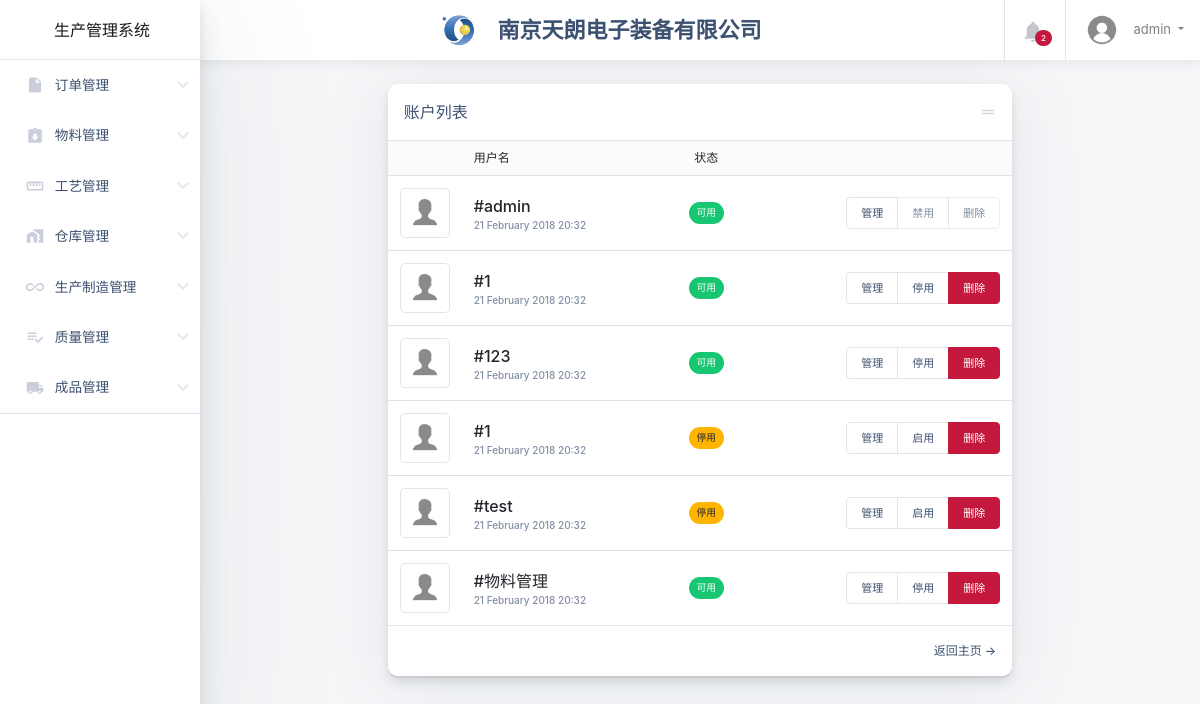
Before: /user.php (signed in) with the older database file.
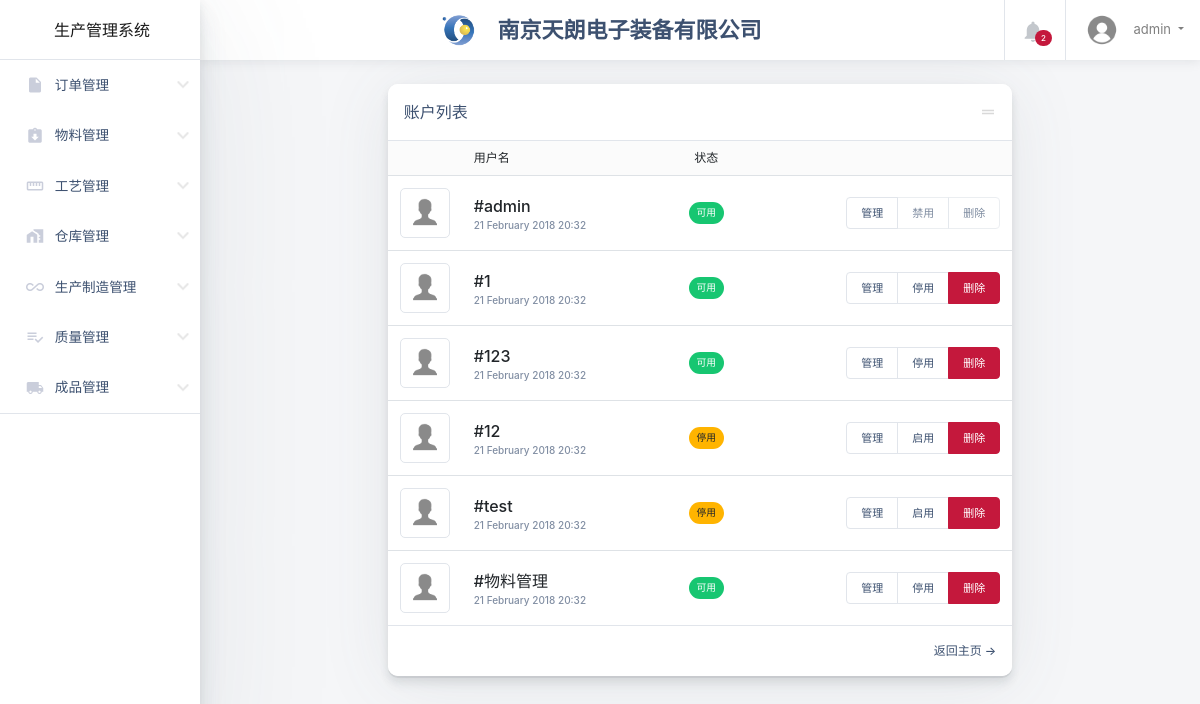
After: the same page with the newer database file.
### tables this page shows
CREATE TABLE `user` (
  `user_id` int(11) NOT NULL,
  `user_name` varchar(255) DEFAULT NULL,
  `user_password` varchar(255) DEFAULT NULL,
  `admin` bit(1) DEFAULT b'0',
  `order` bit(1) DEFAULT b'0',
  `usable` bit(1) DEFAULT b'1'
);

### user.php (the view, shortened to what this page needs)
<!DOCTYPE html>
<html class="no-js h-100" lang="zh-CN">
<head>
  <?php include('head.php') ?>
</head>
<body class="h-100">
  <div class="container-fluid">
    <div class="row">
      <?php include('sidebar.php') ?>
      <main class="main-content col-lg-10 col-md-9 col-sm-12 p-0 offset-lg-2 offset-md-3">
        <div class="main-navbar sticky-top bg-white">
          <?php include('navbar.php') ?>
        </div>
        <div class="main-content-container container-fluid px-4 mb-4">
          <div class="row">
            <div class="col-lg-8 mx-auto mt-4">
              <div class="card card-small  h-100">
                <div class="card-header border-bottom">
                  <h6 class="m-0">账户列表</h6>
                  <div class="block-handle"></div>
                </div>
                <div class="card-body p-0">
                  <div class="container-fluid px-0">
                    <table class="table mb-0 lo-stats">
                      <thead class="py-2 bg-light text-semibold border-bottom">
                        <tr>
                          <th></th>
                          <th>用户名</th>
                          <th class="text-center">状态</th>
                          <th class="text-right"></th>
                        </tr>
                      </thead>
                      <tbody>
                        <?php
                        require_once('conn.php');
                        $sql1="select * from user where admin=1";
                        $sql0="select * from user where admin=0";
                        $result1=mysqli_query($conn,$sql1);
                        $result0=mysqli_query($conn,$sql0);
                        $loginNum1=mysqli_num_rows($result1);
                        $loginNum0=mysqli_num_rows($result0);
                        for($i=0; $i<$loginNum1; $i++){
                          $row1 = mysqli_fetch_assoc($result1);
                          echo "<tr>";
                          echo "<td class='lo-stats__image'>
                          <img class='border rounded' src='images/avatars/admin.png'>
                          </td>";
                          echo "<td class='lo-stats__order-details'>
                          <span>#{$row1['user_name']}</span>
                          <span>21 February 2018 20:32</span>
                          </td>";
                          echo "<td class='lo-stats__status'>
                          <div class='d-table mx-auto'>
                          <span class='badge badge-pill badge-success'>可用</span>
                          </div>
                          </td>";
                          echo "<td class='lo-stats__actions'>
                          <div class='btn-group d-table ml-auto' role='group' aria-label='Basic example'>
                          <button type='button' class='btn btn-sm btn-white'>管理</button>
                          <button type='submit' class='btn btn-sm btn-white' disabled>禁用</button>
                          <button type='button' class='btn btn-sm btn-white' disabled>删除</button>
                          </div>
                          </td>";
                          echo "</tr>";
                        };
                        for($i=0; $i<$loginNum0; $i++){
                          $row0 = mysqli_fetch_assoc($result0);
                          echo "<tr>";
                          echo "<td class='lo-stats__image'>
                          <img class='border rounded' src='images/avatars/admin.png'>
                          </td>";
                          echo "<td class='lo-stats__order-details'>
                          <span>#{$row0['user_name']}</span>
                          <span>21 February 2018 20:32</span>
                          </td>";
                          if ($row0['usable']==1) {
                            echo "<td class='lo-stats__status'>
                            <div class='d-table mx-auto'>
                            <span class='badge badge-pill badge-success'>可用</span>
                            </div>
                            </td>";
                            echo "<td class='lo-stats__actions'>
                            <form action='javascript:usable({$row0['user_id']})' method='post' id='u{$i}'>
                            </form>
                            <form action='user-edit.php?id={$row0['user_id']}' method='post' id='e{$i}'>
                            </form>
                            <div class='btn-group d-table ml-auto' role='group' aria-label='Basic example'>
                            <button form='e{$i}' type='submit' class='btn btn-sm btn-white'>管理</button>
                            <button form='u{$i}' type='submit' class='btn btn-sm btn-white'>停用</button>
                            <button type='button' class='btn btn-sm btn-danger'>删除</button>
                            </div>
                            </td>";
                          }else{
                            echo "<td class='lo-stats__status'>
                            <div class='d-table mx-auto'>
                            <span class='badge badge-pill badge-warning'>停用</span>
                            </div>
                            </td>";
                            echo "<td class='lo-stats__actions'>
                            <form action='javascript:usable({$row0['user_id']})' method='post' id='u{$i}'>
                            </form>
                            <div class='btn-group d-table ml-auto' role='group' aria-label='Basic example'>
                            <button type='button' class='btn btn-sm btn-white'>管理</button>
                            <button form='u{$i}' type='submit' class='btn btn-sm btn-white'>启用</button>
                            <button type='button' class='btn btn-sm btn-danger'>删除</button>
                            </div>
                            </td>";
                          }
                          echo "</tr>";
                        }
                        ?>
                      </tbody>
                    </table>
                  </div>
                </div>
                <div class="card-footer border-top">
                  <div class="row">
                    <div class="col text-right view-report">
                      <a href="order.php">返回主页 &rarr;</a>
                    </div>
                  </div>
                </div>
              </div>
            </div>
          </div>
        </div>
      </main>
    </div>
  </div>
</body>
</html>

### head.php (shortened to what this page needs)
<link rel="stylesheet" href="styles/all.css">
<link rel="stylesheet" href="styles/icon.css">
<link rel="stylesheet" href="styles/bootstrap.css">
<link rel="stylesheet" href="styles/shards-dashboards.1.3.1.css?v=20200115" id="main-stylesheet" data-version="1.3.1">
<link rel="stylesheet" href="styles/extras.1.3.1.min.css">
<link rel="stylesheet" href="styles/responsive.dataTables.css">
<link rel="stylesheet" href="styles/font-awesome.css">

### sidebar.php (shortened to what this page needs)
<aside class="main-sidebar col-12 col-md-3 col-lg-2 px-0">
  <div class="main-navbar">
    <nav class="navbar align-items-stretch navbar-light bg-white flex-md-nowrap border-bottom p-0">
      <a class="navbar-brand w-100 mr-0" href="welcome.php" style="line-height: 25px;">
        <div class="d-table m-auto">
          <span class="  d-md-inline ml-1">生产管理系统</span>
        </div>
      </a>
    </nav>
  </div>
  <div class="nav-wrapper">
    <ul class="nav nav--no-borders flex-column">
      <li class="nav-item dropdown aaa">
        <a class="nav-link dropdown-toggle" data-toggle="dropdown" href="order" role="button" aria-haspopup="true" aria-expanded="false">
          <i class="material-icons">insert_drive_file</i>
          <span>订单管理</span>
        </a>
      </li>
      <li class="nav-item  dropdown aaa">
        <a class="nav-link dropdown-toggle" data-toggle="dropdown" href="material" role="button" aria-haspopup="true" aria-expanded="false">
          <i class="material-icons">assignment_returned</i>
          <span>物料管理</span>
        </a>
      </li>
      <li class="nav-item dropdown aaa">
        <a class="nav-link dropdown-toggle" data-toggle="dropdown" href="process" role="button" aria-haspopup="true" aria-expanded="false">
          <i class="material-icons">straighten</i>
          <span>工艺管理</span>
        </a>
      </li>
      <li class="nav-item dropdown aaa">
        <a class="nav-link dropdown-toggle" data-toggle="dropdown" href="warehouse" role="button" aria-haspopup="true" aria-expanded="false">
          <i class="material-icons">home_work</i>
          <span>仓库管理</span>
        </a>
      </li>
      <li class="nav-item dropdown aaa">
        <a class="nav-link dropdown-toggle" data-submenu="true" data-toggle="dropdown" href="workshop" role="button" aria-haspopup="true" aria-expanded="false">
          <i class="material-icons">all_inclusive</i>
          <span>生产制造管理</span>
        </a>
      </li>
      <li class="nav-item dropdown aaa">
        <a class="nav-link dropdown-toggle" data-toggle="dropdown" href="quality" role="button" aria-haspopup="true" aria-expanded="false">
          <i class="material-icons">playlist_add_check</i>
          <span>质量管理</span>
        </a>
      </li>
      <li class="nav-item dropdown aaa">
        <a class="nav-link dropdown-toggle" data-toggle="dropdown" href="product" role="button" aria-haspopup="true" aria-expanded="false">
          <i class="material-icons">local_shipping</i>
          <span>成品管理</span>
        </a>
      </li>
    </ul>
  </div>
</aside>

### navbar.php (shortened to what this page needs)
<nav class="navbar align-items-stretch navbar-light flex-md-nowrap p-0">
  <div  class=" w-100 d-none d-md-flex d-lg-flex">
    <div class="d-table " style="margin-top: auto !important;margin-right: auto !important;margin-bottom: auto !important;margin-left: auto !important;">
      <img id="main-logo" class="d-inline-block align-top mr-1" style="max-height: 33px;" src="images/TLlogo-1.png" alt="Dashboard">
      <a class="d-md-inline ml-1" style="font-size: 22px; color: #3d5170; font-weight: 900;">&nbsp&nbsp&nbsp南京天朗电子装备有限公司</a>
    </div>
  </div>
  <ul class="navbar-nav border-left flex-row ">
    <li class="nav-item border-right dropdown notifications">
      <a class="nav-link nav-link-icon text-center" href="#" role="button" id="dropdownMenuLink" data-toggle="dropdown" aria-haspopup="true" aria-expanded="false">
        <div class="nav-link-icon__wrapper">
          <i class="material-icons">&#xE7F4;</i>
          <span class="badge badge-pill badge-danger">2</span>
        </div>
      </a>
    </li>
    <li class="nav-item dropdown">
      <a class="nav-link dropdown-toggle text-nowrap px-3" data-toggle="dropdown" href="#" role="button" aria-haspopup="true" aria-expanded="false">
        <img class="user-avatar rounded-circle mr-2" src="images/avatars/ren.png" alt="User Avatar"> <span class="d-none d-md-inline-block"><?php echo $_SESSION['user'];?></span>
      </a>
    </li>
  </ul>
</nav>

Changed rows visible on the page:
changed user (number 4 of 6 on the later page): user_name "1" → "12"
